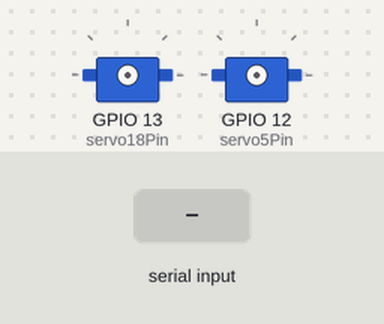
A program run on a simulated ESP32. Shown: 2 × servo. The inputs (shaded band) are chosen by the test bench. WiFi joins after 1.5 s; servers stay silent unless stated; network time is answered at once with the bench clock; the local clock reads 2024-03-15 10:24:30 at power-on unless the program sets it; nothing arrives over Bluetooth unless stated; what the program prints to the serial monitor is not drawn.

Above: at 2.7 s.
2.8 s: "30,150,10\n" received over the second serial link
4.3 s: "11\n" received over the second serial link
At 4.8 s:
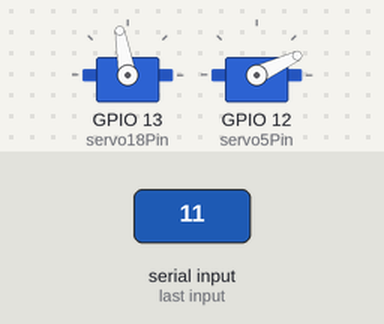
5.8 s: "90,45,200,10\n" received over the second serial link
At 6.2 s:
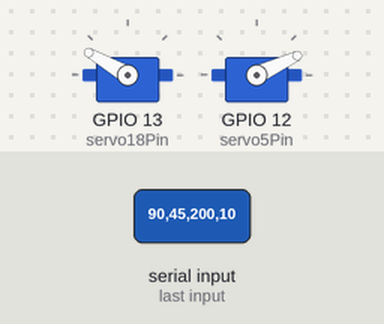
7.3 s: "21\n" received over the second serial link
At 8.4 s:
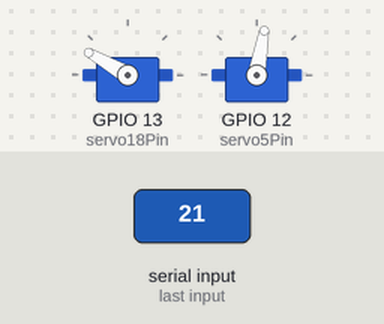
8.8 s: "11\n" received over the second serial link
At 9.4 s:
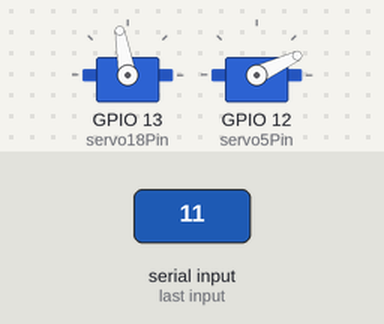
10.3 s: "30,150,10,200\n" received over the second serial link
At 10.8 s:
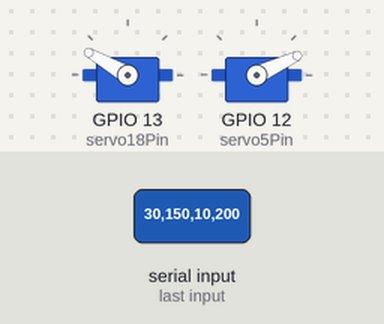
Timing chart, 0 to 12.8 s (numbered marks = the images above; inputs shaded):
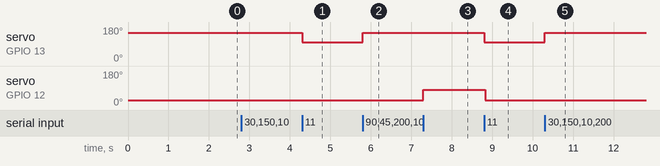

The program:

main.cpp
```cpp
#include <WiFi.h>
#include <NTPClient.h>
#include <WiFiUdp.h>
#include <ESP32Servo.h>
#include <BluetoothSerial.h>
#include <WebServer.h>

// Servo angles
#define SWITCH_ON_ANGLE_18 100
#define SWITCH_OFF_ANGLE_18 150
#define SWITCH_ON_ANGLE_5  80
#define SWITCH_OFF_ANGLE_5 25

// Servo pins
#define servo18Pin 13
#define servo5Pin  12

// WiFi credentials
const char* ssid     = "YOUR WIFI SSID";
const char* password = "YOUR WIFI PASSWORD";

// Static IP configuration
IPAddress staticIP(192, 168, 1, 99);
IPAddress gateway(192, 168, 1, 254);
IPAddress subnet(255, 255, 255, 0);
IPAddress dns(8, 8, 8, 8);

// Global objects
WiFiUDP ntpUDP;
NTPClient timeClient(ntpUDP, "time.google.com", 20700, 60000); // 5h45m offset for Nepalese Time
WebServer server(80);
Servo servo18, servo5;
BluetoothSerial SerialBT;

// States
bool is18WOn = false;
bool is5WOn = false;
int alarmHour = 6;
int alarmMinute = 30;

// Timing variables
unsigned long lastIPPrint = 0;
unsigned long lastTimeCheck = 0;

// ----------- Utility Functions ----------------

void connectToWiFi() {
  WiFi.disconnect();
  WiFi.config(staticIP, gateway, subnet, dns);
  WiFi.begin(ssid, password);
  Serial.print("Connecting to WiFi");

  unsigned long startAttemptTime = millis();
  while (WiFi.status() != WL_CONNECTED && millis() - startAttemptTime < 10000) {
    delay(500);
    Serial.print(".");
  }

  if (WiFi.status() == WL_CONNECTED) {
    Serial.print("\nConnected! IP: ");
    Serial.println(WiFi.localIP());
  } else {
    Serial.println("\nWiFi failed, retrying in 10s...");
  }
}

// Reusable function (attach → move → wait → detach)
void moveServo(Servo &servo, int pin, int angle) {
  servo.attach(pin, 500, 2500);
  servo.write(angle);
  delay(30);
  servo.release();
}

void on(int n) {
  if (n == 18) {
    moveServo(servo18, servo18Pin, SWITCH_ON_ANGLE_18);
    is18WOn = true;
  } else if (n == 5) {
    moveServo(servo5, servo5Pin, SWITCH_ON_ANGLE_5);
    is5WOn = true;
  }
}

void off(int n) {
  if (n == 18) {
    moveServo(servo18, servo18Pin, SWITCH_OFF_ANGLE_18);
    is18WOn = false;
  } else if (n == 5) {
    moveServo(servo5, servo5Pin, SWITCH_OFF_ANGLE_5);
    is5WOn = false;
  }
}

void checkTimeAndControlLights() {
  if (!timeClient.update() && !timeClient.forceUpdate()) return;

  int currentHour = timeClient.getHours();
  int currentMinute = timeClient.getMinutes();

  Serial.printf("Time: %02d:%02d\n", currentHour, currentMinute);

  if (currentHour == alarmHour && currentMinute == alarmMinute) {
    on(18);
    on(5);
  }
}

void handleCommand(int state, bool isBluetooth) {
  Serial.printf("Command: %d\n", state);

  switch (state) {
    case 11: on(18); off(5); break;
    case 10: off(18); break;
    case 21: on(5); off(18); break;
    case 20: off(5); break;
    case 99:
      if (isBluetooth) {
        SerialBT.printf("Alarm: %02d:%02d, 18W: %s, 5W: %s, IP: %s\n",
          alarmHour, alarmMinute,
          is18WOn ? "ON" : "OFF",
          is5WOn ? "ON" : "OFF",
          WiFi.localIP().toString().c_str()
        );
      }
      Serial.printf("Alarm: %02d:%02d, 18W: %s, 5W: %s, IP: %s\n",
        alarmHour, alarmMinute,
        is18WOn ? "ON" : "OFF",
        is5WOn ? "ON" : "OFF",
        WiFi.localIP().toString().c_str()
      );
      break;
    default:
      Serial.println("Invalid command");
      break;
  }
}

// ----------- Web Handlers -----------

void handleRoot() {
  String html = "<!DOCTYPE html><html><head><title>ESP32 Light Control</title>";
  html += "<style>body{font-family:Arial;padding:20px}form{margin:10px 0}button{padding:8px}</style>";
  html += "</head><body><h1>ESP32 Light Control</h1>";
  html += "<p>Alarm: " + String(alarmHour) + ":" + (alarmMinute < 10 ? "0" : "") + String(alarmMinute) + "</p>";
  html += "<p>18W Light: " + String(is18WOn ? "ON" : "OFF") + "</p>";
  html += "<p>5W Light: " + String(is5WOn ? "ON" : "OFF") + "</p>";
  html += "<form method='POST' action='/setAlarm'>Set Alarm: ";
  html += "<input type='number' name='hour' min='0' max='23' value='" + String(alarmHour) + "'> : ";
  html += "<input type='number' name='minute' min='0' max='59' value='" + String(alarmMinute) + "'>";
  html += "<input type='submit' value='Set'></form>";
  html += "<h2>Light Control</h2>";
  html += "<form method='POST' action='/control'><button name='cmd' value='11'>18W On, 5W Off</button></form>";
  html += "<form method='POST' action='/control'><button name='cmd' value='10'>18W Off</button></form>";
  html += "<form method='POST' action='/control'><button name='cmd' value='21'>5W On, 18W Off</button></form>";
  html += "<form method='POST' action='/control'><button name='cmd' value='20'>5W Off</button></form>";
  html += "</body></html>";

  server.send(200, "text/html", html);
}

void handleControl() {
  if (server.hasArg("cmd")) {
    int cmd = server.arg("cmd").toInt();
    handleCommand(cmd, false);
    server.send(200, "text/html", "<p>Command: " + String(cmd) + "</p><a href='/'>Back</a>");
  } else {
    server.send(400, "text/html", "<p>Missing command.</p><a href='/'>Back</a>");
  }
}

void handleSetAlarm() {
  if (server.hasArg("hour") && server.hasArg("minute")) {
    int newHour = server.arg("hour").toInt();
    int newMinute = server.arg("minute").toInt();
    if (newHour >= 0 && newHour <= 23 && newMinute >= 0 && newMinute <= 59) {
      alarmHour = newHour;
      alarmMinute = newMinute;
      server.send(200, "text/html", "<p>Alarm set to " + String(alarmHour) + ":" +
                  (alarmMinute < 10 ? "0" : "") + String(alarmMinute) + "</p><a href='/'>Back</a>");
    } else {
      server.send(400, "text/html", "<p>Invalid values.</p><a href='/'>Back</a>");
    }
  } else {
    server.send(400, "text/html", "<p>Missing parameters.</p><a href='/'>Back</a>");
  }
}

// ----------- Setup & Loop -----------

void setup() {
  Serial.begin(115200);
  SerialBT.begin("ESP32_Light_Control");
  connectToWiFi();

  pinMode(servo18Pin, OUTPUT);
  pinMode(servo5Pin, OUTPUT);

  timeClient.begin();

  // Setup web routes
  server.on("/", handleRoot);
  server.on("/setAlarm", handleSetAlarm);
  server.on("/control", handleControl);
  server.begin();

  Serial.println("System Ready!");
}

void loop() {
  // WiFi reconnect check
  if (WiFi.status() != WL_CONNECTED) {
    connectToWiFi();
    delay(10000); // prevent hammering
  }

  // Print IP every 30s
  if (millis() - lastIPPrint >= 30000) {
    Serial.print("IP Address: ");
    Serial.println(WiFi.localIP());
    lastIPPrint = millis();
  }

  // Check alarm every 1s
  if (millis() - lastTimeCheck >= 1000) {
    checkTimeAndControlLights();
    lastTimeCheck = millis();
  }

  // Handle Bluetooth
  if (SerialBT.available()) {
    int command = SerialBT.parseInt();
    handleCommand(command, true);
  }

  // Handle Web requests
  server.handleClient();
}
```

Measured:
- after the input at 4.3 s, servo on GPIO 13 (servo18Pin): 150° → 100° at once
- after the input at 5.8 s, servo on GPIO 13 (servo18Pin): 100° → 150° at once
- after the input at 7.3 s, servo on GPIO 12 (servo5Pin): 25° → 80° at once
- after the input at 8.8 s, servo on GPIO 13 (servo18Pin): 150° → 100° at once; servo on GPIO 12 (servo5Pin): 80° → 25° at once
- after the input at 10.3 s, servo on GPIO 13 (servo18Pin): 100° → 150° at once
